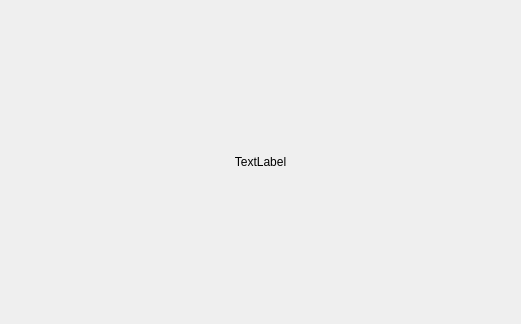
<?xml version="1.0" encoding="UTF-8"?>
<ui version="4.0">
 <class>MainWindow</class>
 <widget class="QMainWindow" name="MainWindow">
  <property name="geometry">
   <rect>
    <x>0</x>
    <y>0</y>
    <width>521</width>
    <height>324</height>
   </rect>
  </property>
  <property name="windowTitle">
   <string>ImageViewer</string>
  </property>
  <widget class="QWidget" name="centralWidget">
   <layout class="QGridLayout" name="gridLayout">
    <item row="0" column="0">
     <widget class="QLabel" name="label">
      <property name="text">
       <string>TextLabel</string>
      </property>
      <property name="alignment">
       <set>Qt::AlignCenter</set>
      </property>
     </widget>
    </item>
   </layout>
  </widget>
 </widget>
 <layoutdefault spacing="6" margin="11"/>
 <resources/>
 <connections/>
</ui>
